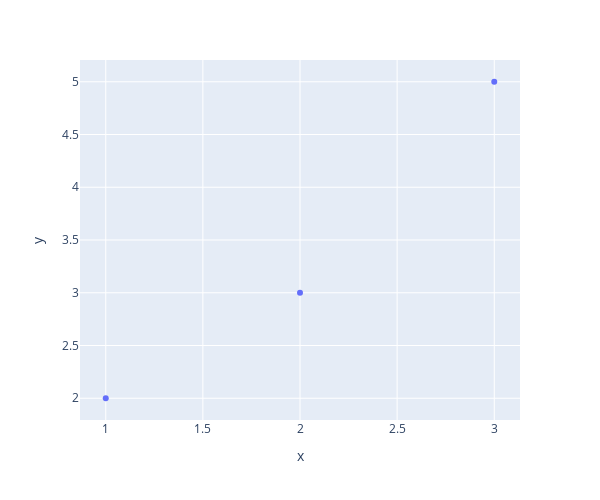

The notebook cell this image was saved under:
### Markdown cell above
- Precisamos definir a nossa noção de distância
- Exemplos
- Com o que estamos lidando aqui?

### Code cell
fig = px.scatter(x=[a[0], b[0], c[0]], y=[a[1], b[1], c[1]])
fig.update_layout(
    autosize=False,
    width=600,
    height=500
)
fig.show()

### Figure 1 — Plotly figure (JSON) as saved in the notebook; plotly's stock layout.template omitted (floating-point values rounded to 4 significant figures)
{"data": [{"hovertemplate": "x=%{x}<br>y=%{y}<extra></extra>", "legendgroup": "", "marker": {"color": "#636efa", "symbol": "circle"}, "mode": "markers", "name": "", "orientation": "v", "showlegend": false, "type": "scatter", "x": [1, 2, 3], "xaxis": "x", "y": [2, 3, 5], "yaxis": "y"}], "layout": {"autosize": false, "height": 500, "legend": {"tracegroupgap": 0}, "margin": {"t": 60}, "width": 600, "xaxis": {"anchor": "y", "domain": [0, 1], "title": {"text": "x"}}, "yaxis": {"anchor": "x", "domain": [0, 1], "title": {"text": "y"}}}}
